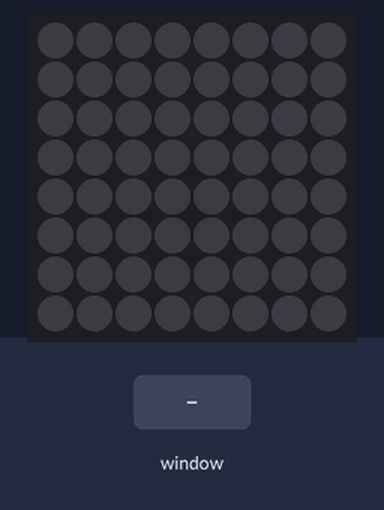
The program below on a simulated Raspberry Pi (BCM pin numbers) with a Sense HAT. On the bench: the Sense HAT's 8×8 RGB LED matrix. The inputs (shaded band) are chosen by the test bench. Dim RGB values are drawn brighter than linear; the desktop window is not drawn, its controls go by their first labels and the mouse button is held 0.15 s.

Above: at 1.2 s.
1.3 s: control labelled "Flash" in the window clicked
At 2.5 s:
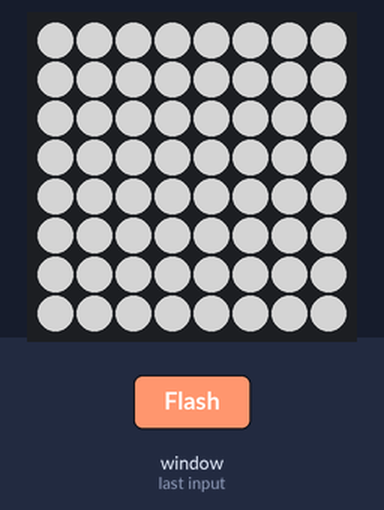
2.8 s: control labelled "Clear" in the window clicked
At 3.5 s:
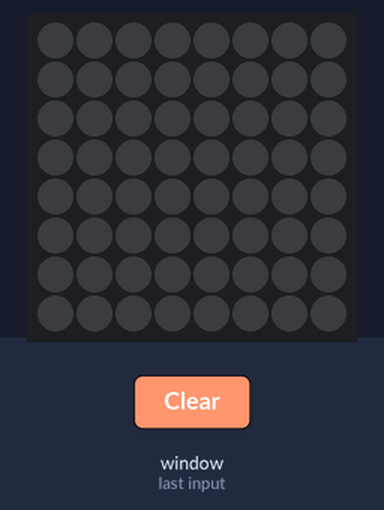
Timing chart, 0 to 5.8 s (numbered marks = the images above; inputs shaded):
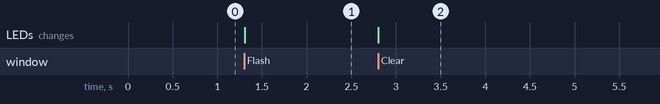

The program:

lighting.py
```python
from PySide2.QtWidgets import *
from lighting_ui import Ui_MainWindow
from sense_emu import SenseHat
from time import sleep


class myApp(QWidget, Ui_MainWindow):
    def __init__(self):
        super().__init__()
        Ui_MainWindow.setupUi(self, self)
        self.main()

    def main(self):
        self.sense = SenseHat()

    def flash(self):
        for x in range(8):
            for y in range(8):
                self.sense.set_pixel(x, 7-y, self.sliderR.value(), self.sliderG.value(), self.sliderB.value())

    def clear(self):
        self.sense.clear()

    def click(self, x, y):
        self.sense.set_pixel(x, 7-y, self.sliderR.value(), self.sliderG.value(), self.sliderB.value())

    def rslide(self, val):
        pass

    def gslide(self, val):
        pass

    def bslide(selfself, val):
        pass


app = QApplication()
win = myApp()
win.show()
app.exec_()
```

lighting_ui.py
```python
# -*- coding: utf-8 -*-

################################################################################
## Form generated from reading UI file 'lighting.ui'
##
## Created by: Qt User Interface Compiler version 6.5.0
##
## WARNING! All changes made in this file will be lost when recompiling UI file!
################################################################################

from PySide2.QtCore import (QCoreApplication, QDate, QDateTime, QLocale,
    QMetaObject, QObject, QPoint, QRect,
    QSize, QTime, QUrl, Qt)
from PySide2.QtGui import (QBrush, QColor, QConicalGradient, QCursor,
    QFont, QFontDatabase, QGradient, QIcon,
    QImage, QKeySequence, QLinearGradient, QPainter,
    QPalette, QPixmap, QRadialGradient, QTransform)
from PySide2.QtWidgets import (QAbstractItemView, QApplication, QHeaderView, QMainWindow,
    QMenuBar, QPushButton, QSizePolicy, QSlider,
    QStatusBar, QTableWidget, QTableWidgetItem, QVBoxLayout,
    QWidget)

class Ui_MainWindow(object):
    def setupUi(self, MainWindow):
        if not MainWindow.objectName():
            MainWindow.setObjectName(u"MainWindow")
        MainWindow.resize(320, 460)
        self.centralwidget = QWidget(MainWindow)
        self.centralwidget.setObjectName(u"centralwidget")
        self.verticalLayoutWidget = QWidget(self.centralwidget)
        self.verticalLayoutWidget.setObjectName(u"verticalLayoutWidget")
        self.verticalLayoutWidget.setGeometry(QRect(10, 10, 301, 391))
        self.verticalLayout = QVBoxLayout(self.verticalLayoutWidget)
        self.verticalLayout.setObjectName(u"verticalLayout")
        self.verticalLayout.setContentsMargins(0, 0, 0, 0)
        self.table = QTableWidget(self.verticalLayoutWidget)
        if (self.table.columnCount() < 8):
            self.table.setColumnCount(8)
        if (self.table.rowCount() < 8):
            self.table.setRowCount(8)
        self.table.setObjectName(u"table")
        self.table.setEditTriggers(QAbstractItemView.NoEditTriggers)
        self.table.setSelectionMode(QAbstractItemView.NoSelection)
        self.table.setShowGrid(True)
        self.table.setRowCount(8)
        self.table.setColumnCount(8)
        self.table.horizontalHeader().setVisible(False)
        self.table.horizontalHeader().setDefaultSectionSize(36)
        self.table.verticalHeader().setVisible(False)

        self.verticalLayout.addWidget(self.table)

        self.sliderR = QSlider(self.verticalLayoutWidget)
        self.sliderR.setObjectName(u"sliderR")
        self.sliderR.setMaximum(255)
        self.sliderR.setValue(128)
        self.sliderR.setOrientation(Qt.Horizontal)

        self.verticalLayout.addWidget(self.sliderR)

        self.sliderG = QSlider(self.verticalLayoutWidget)
        self.sliderG.setObjectName(u"sliderG")
        self.sliderG.setMaximum(255)
        self.sliderG.setValue(128)
        self.sliderG.setOrientation(Qt.Horizontal)

        self.verticalLayout.addWidget(self.sliderG)

        self.sliderB = QSlider(self.verticalLayoutWidget)
        self.sliderB.setObjectName(u"sliderB")
        self.sliderB.setMaximum(255)
        self.sliderB.setValue(128)
        self.sliderB.setOrientation(Qt.Horizontal)

        self.verticalLayout.addWidget(self.sliderB)

        self.buttonFlash = QPushButton(self.verticalLayoutWidget)
        self.buttonFlash.setObjectName(u"buttonFlash")

        self.verticalLayout.addWidget(self.buttonFlash)

        self.buttonClear = QPushButton(self.verticalLayoutWidget)
        self.buttonClear.setObjectName(u"buttonClear")

        self.verticalLayout.addWidget(self.buttonClear)

        #MainWindow.setCentralWidget(self.centralwidget)
        #self.menubar = QMenuBar(MainWindow)
        #self.menubar.setObjectName(u"menubar")
        #self.menubar.setGeometry(QRect(0, 0, 320, 22))
        #MainWindow.setMenuBar(self.menubar)
        #self.statusbar = QStatusBar(MainWindow)
        #self.statusbar.setObjectName(u"statusbar")
        #MainWindow.setStatusBar(self.statusbar)

        self.retranslateUi(MainWindow)
        self.buttonFlash.clicked.connect(MainWindow.flash)
        self.buttonClear.clicked.connect(MainWindow.clear)
        self.sliderR.valueChanged.connect(MainWindow.rslide)
        self.sliderG.valueChanged.connect(MainWindow.gslide)
        self.sliderB.valueChanged.connect(MainWindow.bslide)
        self.table.cellEntered.connect(MainWindow.click)
        self.table.cellPressed.connect(MainWindow.click)

        QMetaObject.connectSlotsByName(MainWindow)
    # setupUi

    def retranslateUi(self, MainWindow):
        MainWindow.setWindowTitle(QCoreApplication.translate("MainWindow", u"MainWindow", None))
        self.buttonFlash.setText(QCoreApplication.translate("MainWindow", u"Flash", None))
        self.buttonClear.setText(QCoreApplication.translate("MainWindow", u"Clear", None))
    # retranslateUi
```

Measured:
- after the input at 1.3 s, the LEDs: change at once (image 1)
- after the input at 2.8 s, the LEDs: change at once (image 2)
